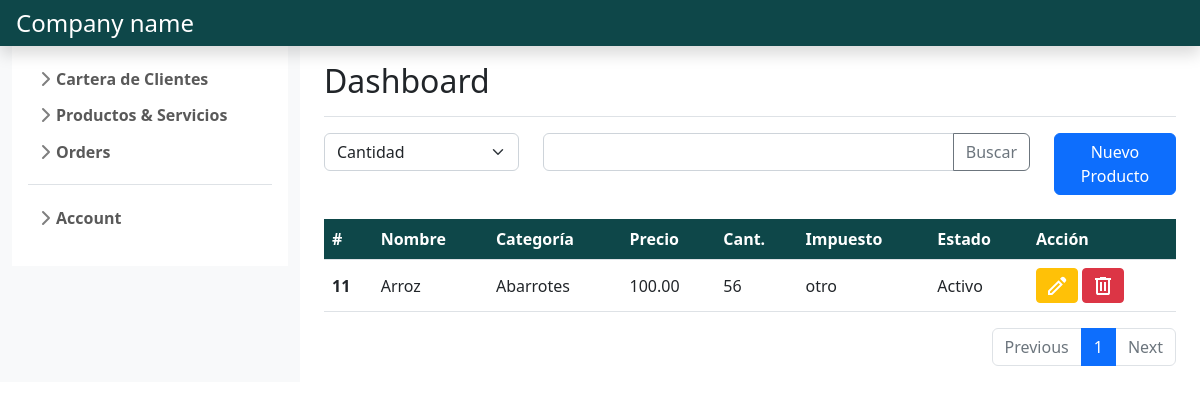
Page /product_and_services/gestion_productos/ (signed in) on the committed database.
### product_services_management/models.py (models this page shows, shortened)
class Producto(models.Model):
    codigo= models.OneToOneField(Item, on_delete=models.CASCADE)
    nombre= models.CharField(max_length=50)
    categoria= models.ForeignKey(Categoria, on_delete= models.CASCADE)
    precio= models.DecimalField(max_digits=12, decimal_places=2)
    cantidad= models.IntegerField()

class Item(models.Model):
    impuesto= models.ForeignKey(Impuesto, on_delete=models.CASCADE)
    estado= models.BooleanField(default=True)
    creado= models.DateTimeField(auto_now_add=True)
    actualizado= models.DateTimeField(auto_now=True)

class Categoria(models.Model):
    nombre= models.CharField(max_length=40)
    estado= models.BooleanField(default=True)
    creado= models.DateTimeField(auto_now_add=True)
    actualizado= models.DateTimeField(auto_now=True)

class Impuesto(models.Model):
    nombre= models.CharField(max_length=10)
    detalle= models.CharField(max_length=60)
    porcentaje= models.DecimalField(max_digits=3, decimal_places=0)
    estado= models.BooleanField(default=True)
    creado= models.DateTimeField(auto_now_add=True)
    actualizado= models.DateTimeField(auto_now=True)
    def __str__(self):
        return self.nombre

### product_services_management/views.py (the view)
# urls.py: path('gestion_productos/', views.gestion_productos, name='gestion productos'),
@login_required
def gestion_productos(request):
    if request.method == 'GET':
        producto= Paginator(Producto.objects.all().order_by('codigo'), 5)
        if request.GET.get('page'):
            page_number= request.GET.get('page')
            producto_page= producto.get_page(page_number)
            return render(request, 'gestion_productos.html',
                            {'productos': producto_page,
                             'form': FormProducto}
                        )
        else:
            producto_page= producto.get_page(1)
            return render(request, 'gestion_productos.html',
                            {'productos': producto_page,
                             'form': FormProducto}
                        )

### product_services_management/templates/gestion_productos.html (shortened to what this page needs)
{% extends "base.html" %}
{% load static %}
{% block content %}
    <div class="row">
        <div class="col-md-3">
            <select class="form-select" id="inputGroupSelect01">
                {% for field in form %}
                <option value="{{field.label}}" selected>{{field.label}}</option>
                {% endfor %}
            </select>
        </div>
        <div class="col-md-7">
            <div class="input-group mb-3 ">
                <input type="text" class="form-control" aria-label="Text input with dropdown button">
                <button class="btn btn-outline-secondary" type="button" id="button-addon1">Buscar</button>
            </div>
        </div>
        <div class="col-md-2">
            <a class="btn btn-primary" href="{% url 'crear producto' %}">Nuevo Producto</a>
        </div>
    </div>
    <br>
    <table class="table table-hover align-middle">
        <thead class="text-white" style="background-color: #0E4749;">
            <tr>
                <th scope="col">#</th>
                <th scope="col">Nombre</th>
                <th scope="col">Categoría</th>
                <th scope="col">Precio</th>
                <th scope="col">Cant.</th>
                <th scope="col">Impuesto</th>
                <th scope="col">Estado</th>
                <th scope="col">Acción</th>
            </tr>
        </thead>
        <tbody>
            {% for producto in productos %}
            <tr>
                <th scope="row">{{producto.codigo.id}}</th>
                <td>{{producto.nombre}}</td>
                <td>{{producto.categoria.nombre}}</td>
                <td>{{producto.precio}}</td>
                <td>{{producto.cantidad}}</td>
                <td>{{producto.codigo.impuesto}}</td>
                <td>{% if producto.codigo.estado %}Activo{% else %}Inactivo{% endif %}</td>
                <td>
                    <a class="btn btn-sm btn-warning" href="{% url 'modificar producto' producto.codigo.id %}" role="button">
                        <svg xmlns="http://www.w3.org/2000/svg" height="24" width="24" style="fill:#FFF"><path d="M5 19h1.4l8.625-8.625-1.4-1.4L5 17.6ZM19.3 8.925l-4.25-4.2 1.4-1.4q.575-.575 1.413-.575.837 0 1.412.575l1.4 1.4q.575.575.6 1.388.025.812-.55 1.387ZM17.85 10.4 7.25 21H3v-4.25l10.6-10.6Zm-3.525-.725-.7-.7 1.4 1.4Z"/></svg>
                    </a>
                    <button class="btn btn-sm btn-danger" data-bs-toggle="modal" data-bs-target="#exampleModalgestion" data-bs-whatever="{{producto.codigo.id}}:{{producto.nombre}}">
                        <svg xmlns="http://www.w3.org/2000/svg" height="24" width="24" style="fill:#FFF"><path d="M7 21q-.825 0-1.412-.587Q5 19.825 5 19V6H4V4h5V3h6v1h5v2h-1v13q0 .825-.587 1.413Q17.825 21 17 21ZM17 6H7v13h10ZM9 17h2V8H9Zm4 0h2V8h-2ZM7 6v13Z"/></svg>
                    </button>
                </td>
            </tr>
            {% endfor %}
        </tbody>
    </table>
    <nav aria-label="Page navigation example">
        <ul class="pagination justify-content-end">
            <li class="page-item {% if not productos.has_previous %} disabled {% endif %}">
                <a class="page-link" {% if productos.has_previous %} href="?page={{ productos.previous_page_number }}" {% endif %}>Previous</a>
            </li>
            {% for i in productos.paginator.page_range %}
              {% if i == productos.number %}
                  <li class="page-item active">
                      <a class="page-link" href="#">{{ i }}</a>
                  </li>
              {% else %}
                  <li class="page-item">
                      <a class="page-link" href="?page={{ i }}">{{ i }}</a>
                  </li>
              {% endif %}
          {% endfor %}
          <li class="page-item {% if not productos.has_next %} disabled {% endif %}" >
            <a class="page-link" {% if productos.has_next %} href="?page={{ productos.next_page_number }}" {% endif %}>Next</a>
          </li>
        </ul>
    </nav>
{% endblock %}

### main/static/style/css/sidebars.css (style rules this page uses)
body { min-height: 100vh; min-height: -webkit-fill-available; }
html { height: -webkit-fill-available; }

### rows in the picture
Producto: codigo.id "11", nombre "Arroz", categoria.nombre "Abarrotes", precio "100.00", cantidad "56", codigo.impuesto "otro", shows "Activo"

### other values in the picture
{{ i }} "1"
form field value "Cantidad"
